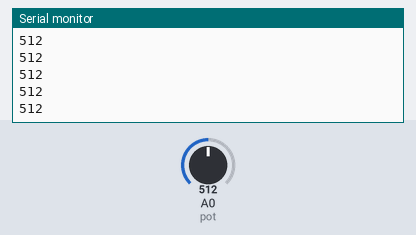
Simulated run of this sketch. Board: Arduino Uno, built with avr-gcc and run on an emulated ATmega328P. Parts: the last lines printed to the serial monitor. The test bench sets the inputs (shaded band); at power-on: A0 (pot) = 512.

Above: at 1.2 s.
1.3 s: A0 (pot) set to 716
At 2.4 s:
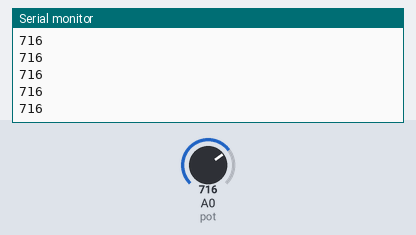
2.8 s: A0 (pot) set to 900
At 3.8 s:
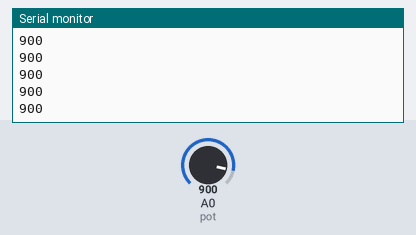
Timing chart, 0 to 5.8 s (numbered marks = the images above; inputs shaded):
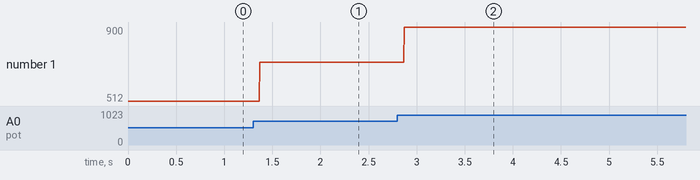

The sketch:

analogVoltage_2.ino
```cpp
int pot = 0;
int val;

void setup() {
  Serial.begin(9600);// put your setup code here, to run once:
}

void loop() {
  val = analogRead(pot);
  Serial.println(val);
}
```

Measured:
- after the input at 1.3 s, the serial monitor: prints a new line after 0.07 s (image 1)
- after the input at 2.8 s, the serial monitor: prints a new line after 0.07 s (image 2)
- plotted number 1: 512 → 716 after the input at 1.3 s, 716 → 900 after the input at 2.8 s
